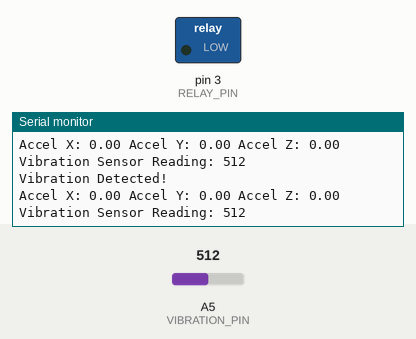
The sketch below on a simulated Arduino Uno, built with avr-gcc and run on an emulated ATmega328P. On the bench: switched loads named in the sketch (green lamp = pin HIGH), the last lines printed to the serial monitor. Inputs (shaded band) come from the test bench; at power-on: A5 (VIBRATION_PIN) = 512.

Above: at 1.2 s.
1.3 s: A5 (VIBRATION_PIN) set to 987
At 1.3 s:
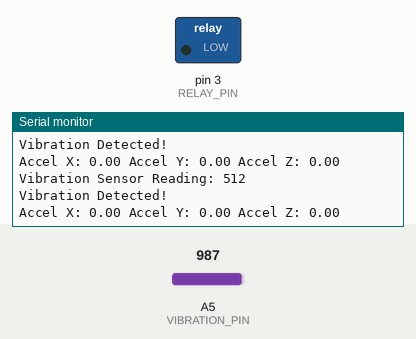
2.8 s: A5 (VIBRATION_PIN) set to 1015
At 2.88 s:
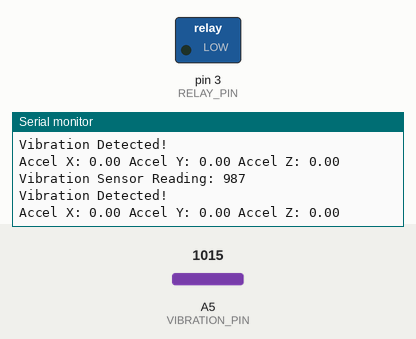
Timing chart, 0 to 5.8 s (numbered marks = the images above; inputs shaded):
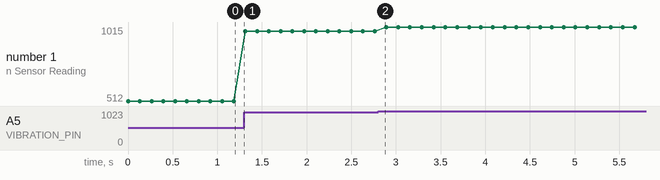

The sketch:

EDD.ino
```cpp
#include <Adafruit_MPU6050.h>
#include <Adafruit_Sensor.h>
#include <Wire.h>

#define VIBRATION_PIN A5
#define RELAY_PIN 3

Adafruit_MPU6050 mpu;

int vibrationSensorReading;
int vibrationThreshold = 200;

unsigned int confidenceCycles = 0;
unsigned long lastDetectionTime = 0;
unsigned long delayPeriod_ms = 5000;

bool isVibrationMoved = false;
bool isMPUMoved = false;

float accelX, accelY, accelZ;
float accelThreshold = 1.5;

void setup() {
  Serial.begin(9600);
  pinMode(VIBRATION_PIN, INPUT);
  pinMode(RELAY_PIN, OUTPUT);
  digitalWrite(RELAY_PIN, LOW);

  if (!mpu.begin()) {
    while (1) delay(10);
  }

  mpu.setAccelerometerRange(MPU6050_RANGE_2_G);
}

void loop() {
  vibrationSensorReading = analogRead(VIBRATION_PIN);
  Serial.print("Vibration Sensor Reading: ");
  Serial.println(vibrationSensorReading);

  if (vibrationSensorReading >= vibrationThreshold) {
    isVibrationMoved = true;
    lastDetectionTime = millis();
    Serial.println("Vibration Detected!");
  } else {
    isVibrationMoved = false;
  }

  sensors_event_t event;
  mpu.getAccelerometerSensor()->getEvent(&event);
  accelX = event.acceleration.x;
  accelY = event.acceleration.y;
  accelZ = event.acceleration.z;

  Serial.print("Accel X: ");
  Serial.print(accelX);
  Serial.print(" Accel Y: ");
  Serial.print(accelY);
  Serial.print(" Accel Z: ");
  Serial.println(accelZ);

  if (abs(accelX) > accelThreshold || abs(accelY) > accelThreshold || abs(accelZ) > accelThreshold) {
    isMPUMoved = true;
    Serial.println("Significant movement detected by MPU6050!");
  } else {
    isMPUMoved = false;
  }

  if (isVibrationMoved && isMPUMoved) {
    confidenceCycles++;
    Serial.print("Confidence Cycles: ");
    Serial.println(confidenceCycles);
  }

  if (confidenceCycles >= 5) {
    Serial.println("Triggering Relay...");
    digitalWrite(RELAY_PIN, HIGH);
    delay(2000);
    digitalWrite(RELAY_PIN, LOW);
    confidenceCycles = 0;
    lastDetectionTime = millis();
  }

  if (millis() - lastDetectionTime > delayPeriod_ms) {
    confidenceCycles = 0;
  }

  delay(100);
}
```

Measured:
- plotted number 1: 512 → 987 after the input at 1.3 s, 987 → 1015 after the input at 2.8 s
